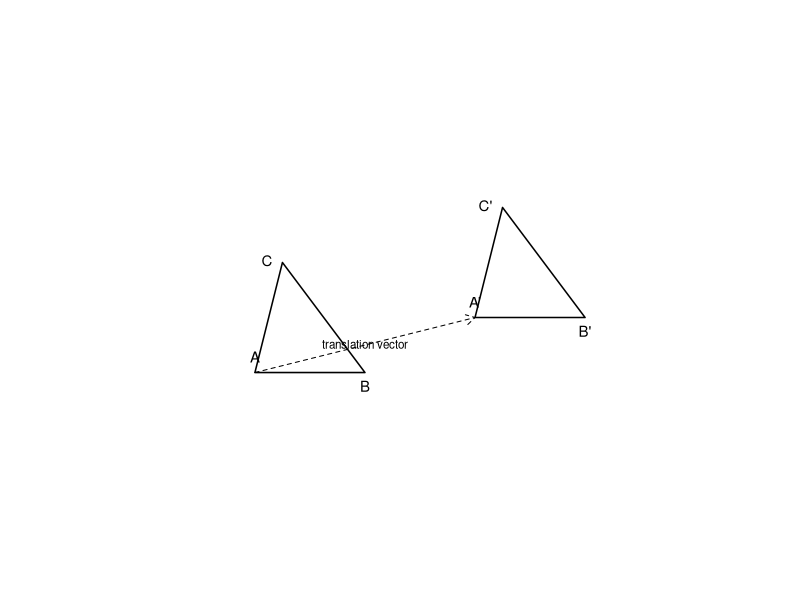
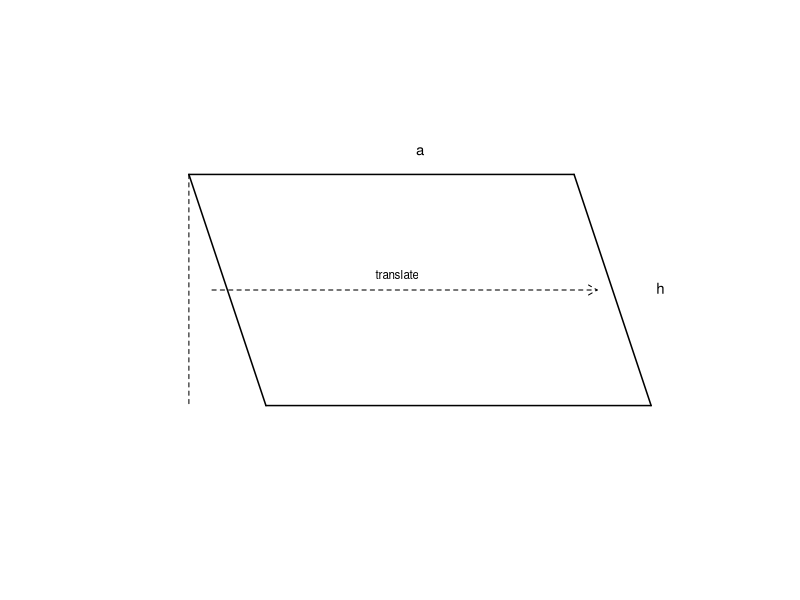
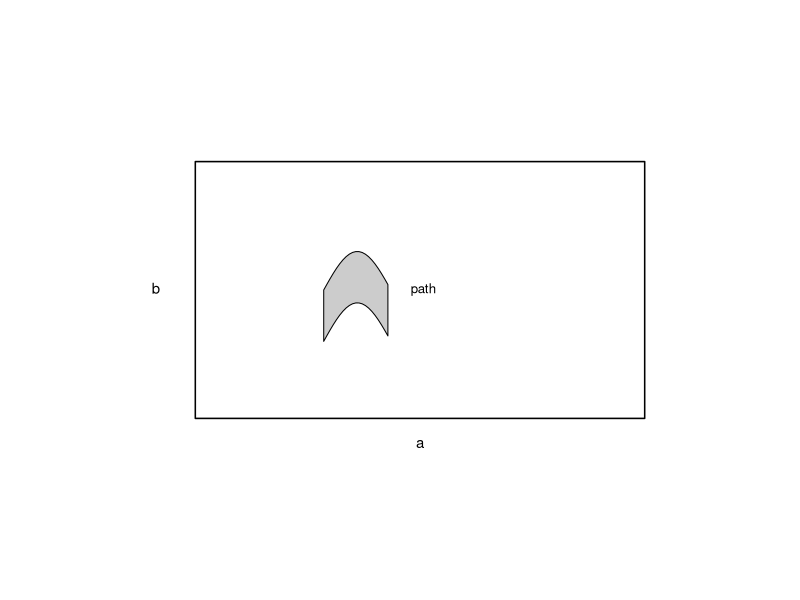

The R script that drew these images, in order:
setwd("C:/Users/18904/Github/junior-mathematics/codes")
if(!dir.exists("../figures"))dir.create("../figures")

# week33-1: triangle ABC translated by vector AM to triangle A'B'C'
draw1=function(){
  plot(0,0,xlim=c(-1,9),ylim=c(-1,6),type="n",asp=1,axes=FALSE,xlab="",ylab="")
  tri=function(A,B,C,lab,col){
    polygon(c(A[1],B[1],C[1]),c(A[2],B[2],C[2]),border=1,lwd=1.5,col=col)
    text(A[1],A[2],lab[1],pos=3,cex=0.9);text(B[1],B[2],lab[2],pos=1,cex=0.9);text(C[1],C[2],lab[3],pos=2,cex=0.9)
  }
  tri(c(1,1),c(3,1),c(1.5,3),c("A","B","C"),NA)
  tri(c(5,2),c(7,2),c(5.5,4),c("A'","B'","C'"),NA)
  arrows(1,1,5,2,lwd=1,lty=2,length=0.1)
  text(3,1.25,"translation vector",cex=0.7,pos=3)
}
cairo_pdf("../figures/week33-1.pdf",width=4,height=4,family="sans");draw1();dev.off()
svglite::svglite("../figures/week33-1.svg",width=4,height=4);draw1();dev.off()

# week33-2: parallelogram to rectangle by translating a right triangle
draw2=function(){
  plot(0,0,xlim=c(-1,7),ylim=c(-1,4),type="n",asp=1,axes=FALSE,xlab="",ylab="")
  # parallelogram
  segments(1,0,6,0,lwd=1.5); segments(6,0,5,3,lwd=1.5); segments(5,3,0,3,lwd=1.5); segments(0,3,1,0,lwd=1.5)
  # cut triangle from left, arrow to right
  segments(0,3,0,0,lwd=1,lty=2)
  arrows(0.3,1.5,5.3,1.5,lwd=1,lty=2,length=0.1)
  text(2.7,1.7,"translate",cex=0.7)
  text(3,3.3,"a",cex=0.9); text(6.3,1.5,"h",cex=0.9,pos=2)
}
cairo_pdf("../figures/week33-2.pdf",width=4,height=4,family="sans");draw2();dev.off()
svglite::svglite("../figures/week33-2.svg",width=4,height=4);draw2();dev.off()

# week33-3: rectangular grassland with a curved path of width 1
draw3=function(){
  plot(0,0,xlim=c(-1,8),ylim=c(-1,5),type="n",asp=1,axes=FALSE,xlab="",ylab="")
  rect(0,0,7,4,lwd=1.5)
  xs=seq(2,3,by=0.05)
  polygon(c(xs,rev(xs)),c(2+0.6*sin((xs-2)*3),rev(1.2+0.6*sin((xs-2)*3))),col="gray80",border=1,lwd=1)
  text(3.2,2,"path",cex=0.8,pos=4)
  text(3.5,-0.4,"a",cex=0.9); text(-0.4,2,"b",cex=0.9,pos=2)
}
cairo_pdf("../figures/week33-3.pdf",width=4,height=4,family="sans");draw3();dev.off()
svglite::svglite("../figures/week33-3.svg",width=4,height=4);draw3();dev.off()
